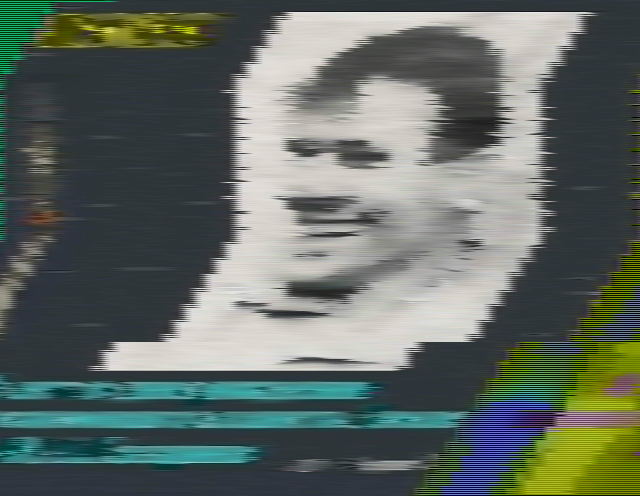
#> input picture output_synced.png, 640 x 496 px
$ python analyze_color.py
#> lines starting #> are read from the running program, lines starting #| are printed output that depends on the picture
#!/usr/bin/env python3
import os
import sys
from PIL import Image
import numpy as np

# Project root is one level up from this script
PROJECT_ROOT = os.path.dirname(os.path.dirname(os.path.abspath(__file__)))

# Accept optional CLI arguments, or use project-relative defaults
decoded_path = sys.argv[1] if len(sys.argv) >= 2 else os.path.join(PROJECT_ROOT, 'output_synced.png')
expected_path = sys.argv[2] if len(sys.argv) >= 3 else os.path.join(PROJECT_ROOT, 'expected', 'Space_Comms_-_2015-04-12_-_0428_UTC_-_80th_Yuri_Gagarin_image_5.jpg')

# Load both images
decoded = Image.open(decoded_path)
#> decoded is the input picture: PIL image 640x496 RGB; mean R, G, B 97.3, 107, 100.3
expected = Image.open(expected_path)
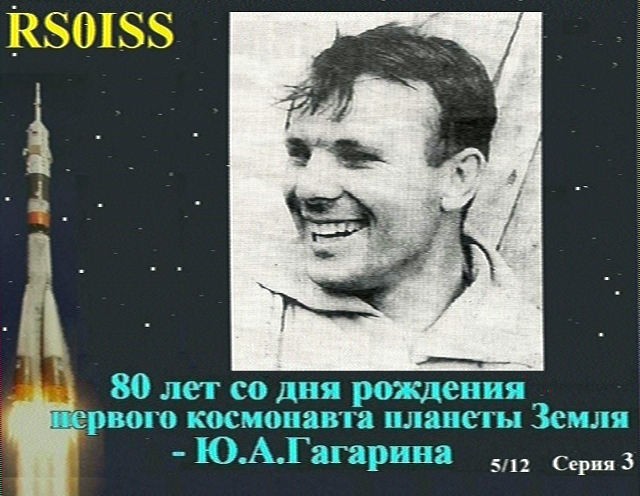
#> input picture expected/Space_Comms_-_2015-04-12_-_0428_UTC_-_80th_Yuri_Gagarin_image_5.jpg, 640 x 496 px
#> expected is the input picture: PIL image 640x496 RGB; mean R, G, B 99.6, 110.2, 105.6

dec_arr = np.array(decoded.convert('RGB')).astype(float)
exp_arr = np.array(expected.convert('RGB')).astype(float)

# Check if there's a scaling/offset relationship
print("=== Linear relationship between decoded and expected ===")
for ch_name, ch in [('R', 0), ('G', 1), ('B', 2)]:
    d = dec_arr[:,:,ch].flatten()
    e = exp_arr[:,:,ch].flatten()

    # Fit linear: expected = a * decoded + b
    A = np.vstack([d, np.ones(len(d))]).T
    result = np.linalg.lstsq(A, e, rcond=None)
    a, b = result[0]

    print(f"{ch_name}: expected = {a:.3f} * decoded + {b:.1f}")
#> this loop made 3 passes
#> (result, a, b) on passes 1 to 3: (([0.763, 25.29], [1.27e+09], 2, [66856.4, 322.4]), 0.763, 25.29), (([0.735, 31.55], [1.31e+09], 2, [70235.1, 289.1]), 0.735, 31.55), (([0.742, 31.23], [1.07e+09], 2, [67110.9, 303.9]), 0.742, 31.23)
#| R: expected = 0.763 * decoded + 25.3
#| G: expected = 0.735 * decoded + 31.6
#| B: expected = 0.742 * decoded + 31.2

# Check histogram shapes
print("\n=== Histogram comparison ===")
for ch_name, ch in [('R', 0), ('G', 1), ('B', 2)]:
    d_min, d_max = dec_arr[:,:,ch].min(), dec_arr[:,:,ch].max()
    e_min, e_max = exp_arr[:,:,ch].min(), exp_arr[:,:,ch].max()
    print(f"{ch_name}: Decoded [{d_min:.0f}-{d_max:.0f}], Expected [{e_min:.0f}-{e_max:.0f}]")
#> this loop made 3 passes
#> d_max on passes 1 to 3: 233, 235, 233
#| R: Decoded [0-233], Expected [0-255]
#| G: Decoded [0-235], Expected [0-255]
#| B: Decoded [0-233], Expected [0-255]

# Check a horizontal line profile
print("\n=== Line 200 profile analysis ===")
y = 200
dec_line = dec_arr[y, :, :]
#> dec_line = 640 rows, first 8: [0, 36, 8], [0, 44, 22], [0, 52, 37], [25, 60, 51], [48, 66, 63], [61, 61, 65], [65, 59, 66], [65, 60, 67]
exp_line = exp_arr[y, :, :]
#> exp_line = 640 rows, first 8: [37, 51, 60], [38, 51, 59], [33, 44, 46], [29, 39, 40], [42, 48, 48], [84, 90, 90], [142, 148, 148], [169, 174, 177]

# Look for pattern differences - is there a consistent offset in specific regions?
print("\nLeft side (0-100):")
print(f"  Decoded mean: R={dec_line[:100, 0].mean():.1f}, G={dec_line[:100, 1].mean():.1f}, B={dec_line[:100, 2].mean():.1f}")
#|   Decoded mean: R=54.0, G=57.5, B=61.4
print(f"  Expected mean: R={exp_line[:100, 0].mean():.1f}, G={exp_line[:100, 1].mean():.1f}, B={exp_line[:100, 2].mean():.1f}")
#|   Expected mean: R=60.4, G=65.2, B=67.0

print("\nMiddle (270-370):")
print(f"  Decoded mean: R={dec_line[270:370, 0].mean():.1f}, G={dec_line[270:370, 1].mean():.1f}, B={dec_line[270:370, 2].mean():.1f}")
#|   Decoded mean: R=108.8, G=109.4, B=109.9
print(f"  Expected mean: R={exp_line[270:370, 0].mean():.1f}, G={exp_line[270:370, 1].mean():.1f}, B={exp_line[270:370, 2].mean():.1f}")
#|   Expected mean: R=116.4, G=119.7, B=116.8

print("\nRight side (540-640):")
print(f"  Decoded mean: R={dec_line[540:, 0].mean():.1f}, G={dec_line[540:, 1].mean():.1f}, B={dec_line[540:, 2].mean():.1f}")
#|   Decoded mean: R=50.0, G=55.1, B=58.5
print(f"  Expected mean: R={exp_line[540:, 0].mean():.1f}, G={exp_line[540:, 1].mean():.1f}, B={exp_line[540:, 2].mean():.1f}")
#|   Expected mean: R=42.2, G=50.2, B=50.7

# Check if the image looks washed out / has compression issues
print("\n=== Checking for color desaturation ===")
# Convert to YCrCb space and compare
from PIL import ImageEnhance

# The issue might be that decoded colors are less saturated
dec_rgb = Image.fromarray(dec_arr.astype(np.uint8))
exp_rgb = Image.fromarray(exp_arr.astype(np.uint8))

# Try adjusting contrast
contrast_enhanced = ImageEnhance.Contrast(dec_rgb).enhance(1.3)
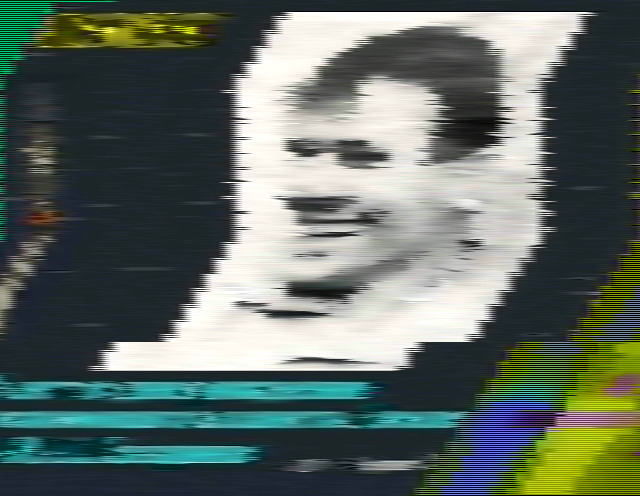
#> contrast_enhanced: PIL image 640x496 RGB; mean R, G, B 96.1, 108.2, 100.7
contrast_arr = np.array(contrast_enhanced).astype(float)
diff_after = np.abs(contrast_arr - exp_arr)
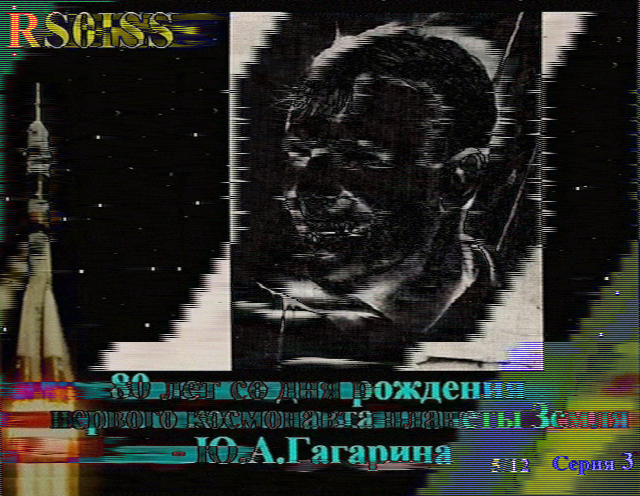
#> diff_after: shape (496, 640, 3) float64; mean R, G, B 43.7, 44.9, 39.5
print(f"After 1.3x contrast enhancement, mean diff: {diff_after.mean():.1f}")
#| After 1.3x contrast enhancement, mean diff: 42.7

# Try adjusting saturation
saturation_enhanced = ImageEnhance.Color(dec_rgb).enhance(1.3)
saturation_arr = np.array(saturation_enhanced).astype(float)
diff_after = np.abs(saturation_arr - exp_arr)
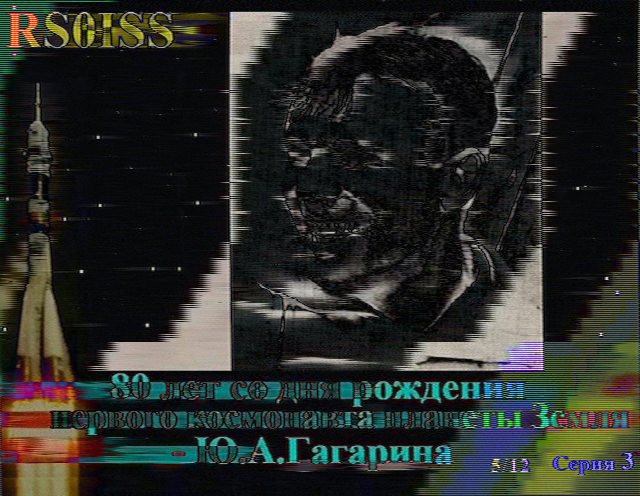
#> diff_after: shape (496, 640, 3) float64; mean R, G, B 42, 44, 40.2
print(f"After 1.3x saturation enhancement, mean diff: {diff_after.mean():.1f}")
#| After 1.3x saturation enhancement, mean diff: 42.1

# Try both
both_enhanced = ImageEnhance.Contrast(ImageEnhance.Color(dec_rgb).enhance(1.2)).enhance(1.1)
both_arr = np.array(both_enhanced).astype(float)
diff_after = np.abs(both_arr - exp_arr)
print(f"After 1.2x saturation + 1.1x contrast, mean diff: {diff_after.mean():.1f}")
#| After 1.2x saturation + 1.1x contrast, mean diff: 40.1

# Save enhanced version
enhanced_path = os.path.join(PROJECT_ROOT, 'output_enhanced.png')
both_enhanced.save(enhanced_path)
print(f"\nSaved enhanced version to {enhanced_path}")

# Compare with different levels
print("\n=== Testing level adjustments ===")
for factor in [0.8, 0.9, 1.0, 1.1, 1.2]:
    adjusted = np.clip(dec_arr * factor, 0, 255)
    diff = np.abs(adjusted - exp_arr).mean()
    print(f"Scale factor {factor}: mean diff = {diff:.1f}")
#> this loop made 5 passes
#> diff on passes 1 to 5: 45.21, 42.59, 41.61, 42.92, 48.43
#| Scale factor 0.8: mean diff = 45.2
#| Scale factor 0.9: mean diff = 42.6
#| Scale factor 1.0: mean diff = 41.6
#| Scale factor 1.1: mean diff = 42.9
#| Scale factor 1.2: mean diff = 48.4
#> pass 1, `adjusted = np.clip(dec_arr * factor, 0, 255)`:
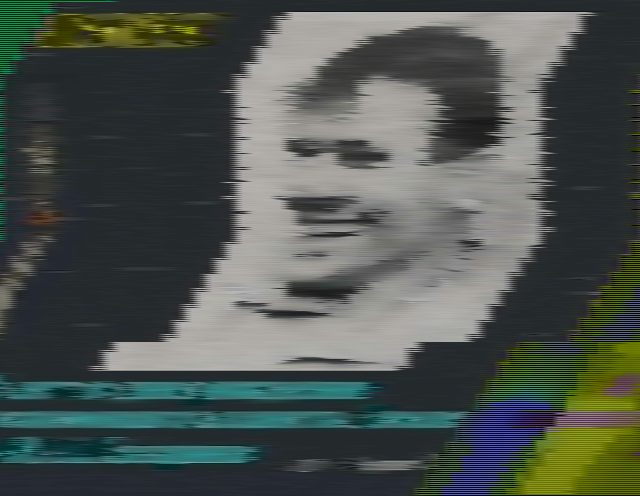
#> adjusted: shape (496, 640, 3) float64; mean R, G, B 77.9, 85.6, 80.2
#> pass 2, `adjusted = np.clip(dec_arr * factor, 0, 255)`:
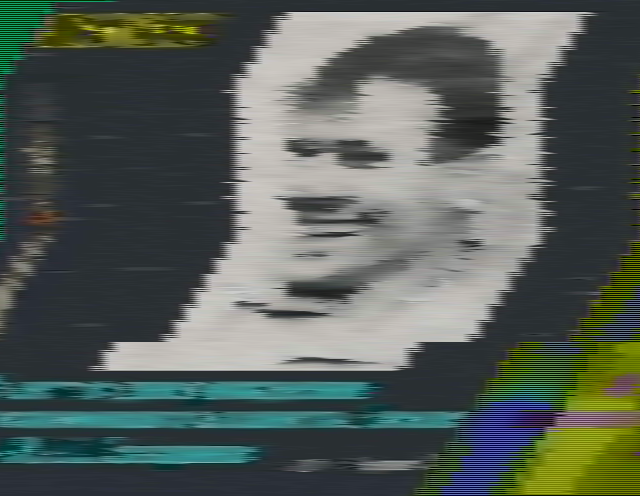
#> adjusted: shape (496, 640, 3) float64; mean R, G, B 87.6, 96.3, 90.3
